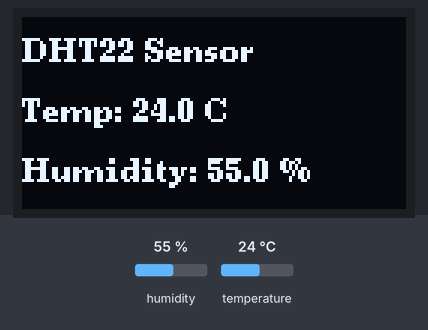
The sketch below on a simulated ESP32. Parts: 128×64 one-colour display. The inputs (shaded band) are chosen by the test bench; at power-on: humidity 55 %, temperature 24 °C. What the sketch prints to the serial monitor is not drawn.

Above: at 2.8 s.
2.9 s: humidity set to 22 %
At 4.8 s:
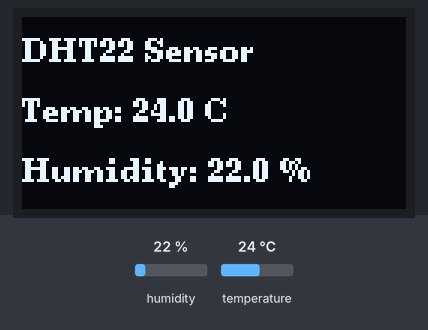
5.6 s: temperature set to 12 °C
At 7.5 s:
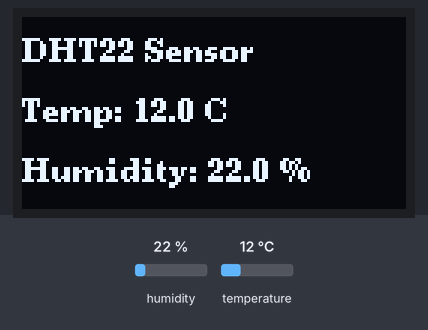
8.3 s: humidity set to 40 %
At 11.4 s:
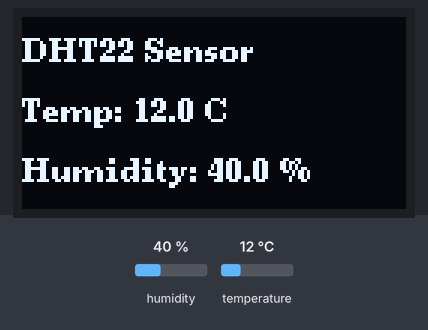
11.7 s: temperature set to 19 °C
Timing chart, 0 to 14.7 s (numbered marks = the images above; inputs shaded):
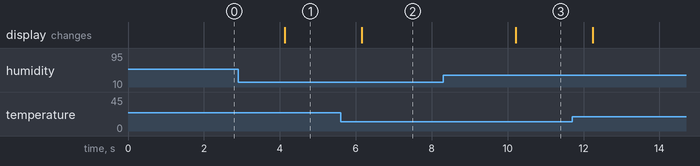

The sketch:

_oled.DHT22.ino
```cpp
#include <U8g2lib.h>
#include <DHT.h>
#include <Adafruit_Sensor.h>
#include <SPI.h>


U8G2_SH1106_128X64_NONAME_F_4W_HW_SPI u8g2(
  U8G2_R0, 5,  27,  14
);

// DHT22 setup
#define DHTPIN 4
#define DHTTYPE DHT22
DHT dht(DHTPIN, DHTTYPE);

void setup() {
  Serial.begin(115200);
  dht.begin();
  u8g2.begin();
}

void loop() {
  // Read temperature and humidity
  float h = dht.readHumidity();
  float t = dht.readTemperature();

  // Check if reading failed
  if (isnan(h) || isnan(t)) {
    Serial.println("Failed to read from DHT sensor!");
    return;
  }


  Serial.printf("Temp: %.1f°C, Humidity: %.1f%%\n", t, h);

  // Display on OLED
  u8g2.clearBuffer();
  u8g2.setFont(u8g2_font_ncenB08_tr);

  u8g2.drawStr(0, 15, "DHT22 Sensor");

  char tempStr[20];
  sprintf(tempStr, "Temp: %.1f C", t);
  u8g2.drawStr(0, 35, tempStr);

  char humStr[20];
  sprintf(humStr, "Humidity: %.1f %%", h);
  u8g2.drawStr(0, 55, humStr);

  u8g2.sendBuffer();

  delay(2000);
}
```

Measured:
- after the input at 2.9 s, the display: changes after 1.2 s (image 1)
- after the input at 5.6 s, the display: changes after 0.55 s (image 2)
- after the input at 8.3 s, the display: changes after 1.9 s (image 3)
